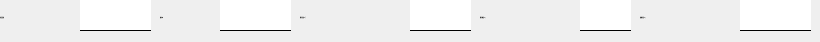
     <widget class="QWidget" name="page_gap_tuyere">
      <widget class="QLabel" name="label_212">
       <property name="geometry">
        <rect>
         <x>300</x>
         <y>2</y>
         <width>111</width>
         <height>31</height>
        </rect>
       </property>
       <property name="font">
        <font>
         <family>黑体</family>
         <pointsize>-1</pointsize>
        </font>
       </property>
       <property name="text">
        <string>房间面积(m²):</string>
       </property>
      </widget>
      <widget class="QLabel" name="label_213">
       <property name="geometry">
        <rect>
         <x>0</x>
         <y>2</y>
         <width>81</width>
         <height>31</height>
        </rect>
       </property>
       <property name="font">
        <font>
         <family>黑体</family>
         <pointsize>-1</pointsize>
        </font>
       </property>
       <property name="text">
        <string>角度系数:</string>
       </property>
      </widget>
      <widget class="QLineEdit" name="lineEdit_gap_room_angle_coefficient">
       <property name="geometry">
        <rect>
         <x>80</x>
         <y>0</y>
         <width>71</width>
         <height>31</height>
        </rect>
       </property>
       <property name="font">
        <font>
         <family>黑体</family>
         <pointsize>-1</pointsize>
        </font>
       </property>
       <property name="styleSheet">
        <string notr="true">border:none;
border-bottom:1px solid black;</string>
       </property>
      </widget>
      <widget class="QLabel" name="label_214">
       <property name="geometry">
        <rect>
         <x>160</x>
         <y>2</y>
         <width>61</width>
         <height>31</height>
        </rect>
       </property>
       <property name="font">
        <font>
         <family>黑体</family>
         <pointsize>-1</pointsize>
        </font>
       </property>
       <property name="text">
        <string>吸收率:</string>
       </property>
      </widget>
      <widget class="QLineEdit" name="lineEdit_gap_room_absorption_rate">
       <property name="geometry">
        <rect>
         <x>220</x>
         <y>0</y>
         <width>71</width>
         <height>31</height>
        </rect>
       </property>
       <property name="font">
        <font>
         <family>黑体</family>
         <pointsize>-1</pointsize>
        </font>
       </property>
       <property name="styleSheet">
        <string notr="true">border:none;
border-bottom:1px solid black;</string>
       </property>
      </widget>
      <widget class="QLineEdit" name="lineEdit_gap_room_height">
       <property name="geometry">
        <rect>
         <x>580</x>
         <y>0</y>
         <width>51</width>
         <height>31</height>
        </rect>
       </property>
       <property name="font">
        <font>
         <family>黑体</family>
         <pointsize>-1</pointsize>
        </font>
       </property>
       <property name="styleSheet">
        <string notr="true">border:none;
border-bottom:1px solid black;</string>
       </property>
      </widget>
      <widget class="QLabel" name="label_215">
       <property name="geometry">
        <rect>
         <x>480</x>
         <y>2</y>
         <width>101</width>
         <height>31</height>
        </rect>
       </property>
       <property name="font">
        <font>
         <family>黑体</family>
         <pointsize>-1</pointsize>
        </font>
       </property>
       <property name="text">
        <string>房间高度(m):</string>
       </property>
      </widget>
      <widget class="QLineEdit" name="lineEdit_gap_room_area">
       <property name="geometry">
        <rect>
         <x>410</x>
         <y>0</y>
         <width>61</width>
         <height>31</height>
        </rect>
       </property>
       <property name="font">
        <font>
         <family>黑体</family>
         <pointsize>-1</pointsize>
        </font>
       </property>
       <property name="styleSheet">
        <string notr="true">border:none;
border-bottom:1px solid black;</string>
       </property>
      </widget>
      <widget class="QLabel" name="label_216">
       <property name="geometry">
        <rect>
         <x>640</x>
         <y>2</y>
         <width>101</width>
         <height>31</height>
        </rect>
       </property>
       <property name="font">
        <font>
         <family>黑体</family>
         <pointsize>-1</pointsize>
        </font>
       </property>
       <property name="text">
        <string>条缝长度(m):</string>
       </property>
      </widget>
      <widget class="QLineEdit" name="lineEdit_gap_room_gap_length">
       <property name="geometry">
        <rect>
         <x>740</x>
         <y>0</y>
         <width>71</width>
         <height>31</height>
        </rect>
       </property>
       <property name="font">
        <font>
         <family>黑体</family>
         <pointsize>-1</pointsize>
        </font>
       </property>
       <property name="styleSheet">
        <string notr="true">border:none;
border-bottom:1px solid black;</string>
       </property>
      </widget>
     </widget>
